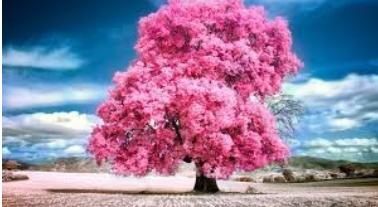
#> input picture Experiments/image.png, 378 x 207 px
$ python 'exp-32 morphol closing.py'
#> lines starting #> are read from the running program, lines starting #| are printed output that depends on the picture
import cv2
import numpy as np

img = cv2.imread('image.png', 0)
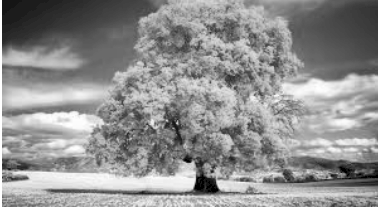
#> img: shape (207, 378); min 0, max 255, mean 143.4

kernel = np.ones((5,5), np.uint8)

closing = cv2.morphologyEx(img, cv2.MORPH_CLOSE, kernel)
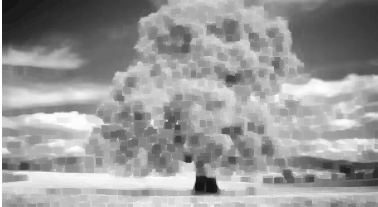
#> closing: shape (207, 378); min 21, max 255, mean 153.4

cv2.imshow("Closing", closing)
cv2.waitKey(0)
cv2.destroyAllWindows()

$ run again, with Experiments/1 exp.png copied over Experiments/image.png
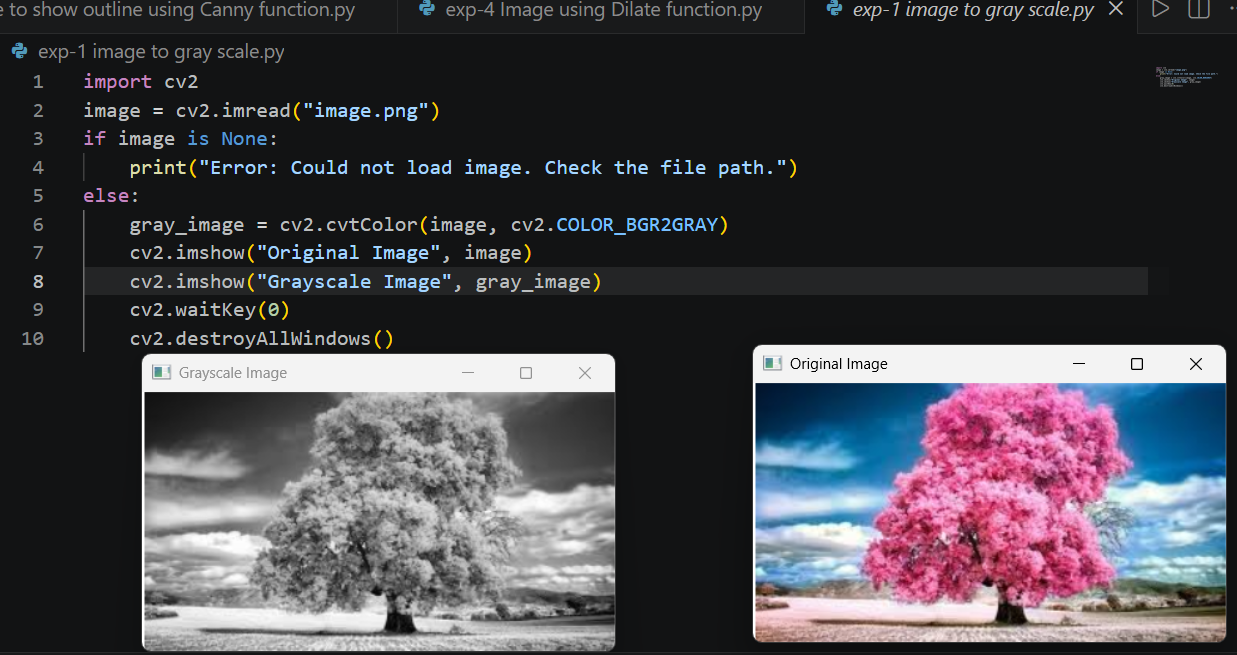
#> input picture Experiments/1 exp.png, 1237 x 655 px
#> `img = cv2.imread('image.png', 0)`:
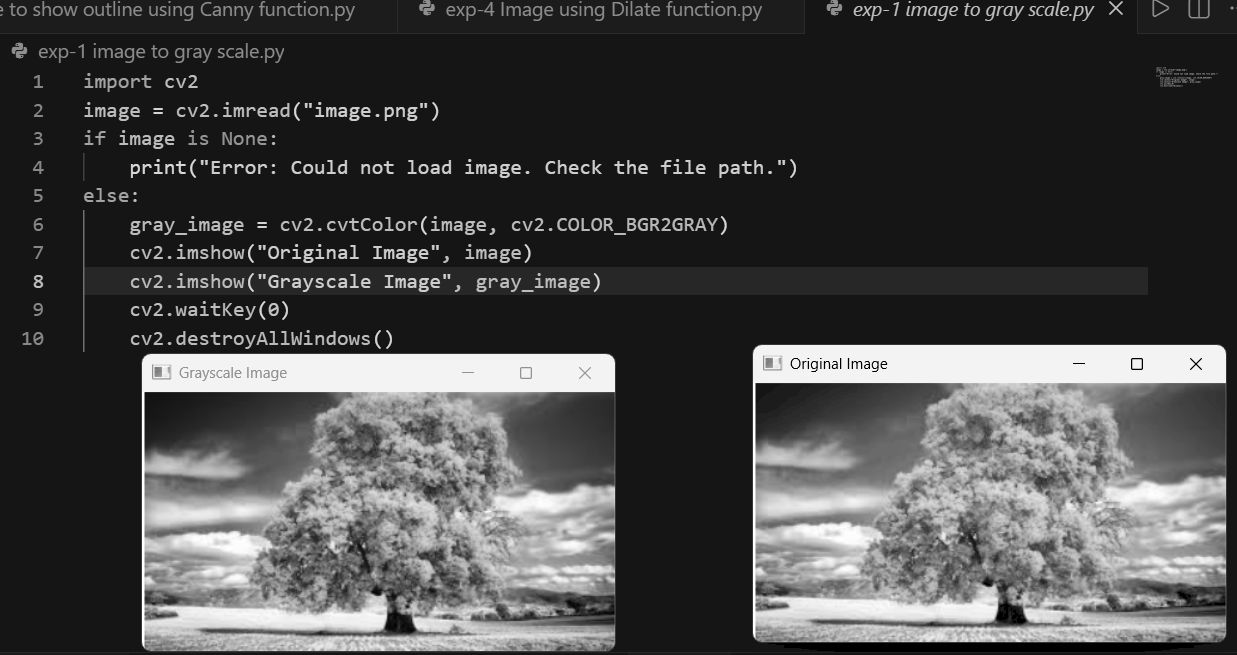
#> img: shape (655, 1237); min 0, max 255, mean 71.4
#> `closing = cv2.morphologyEx(img, cv2.MORPH_CLOSE, kernel)`:
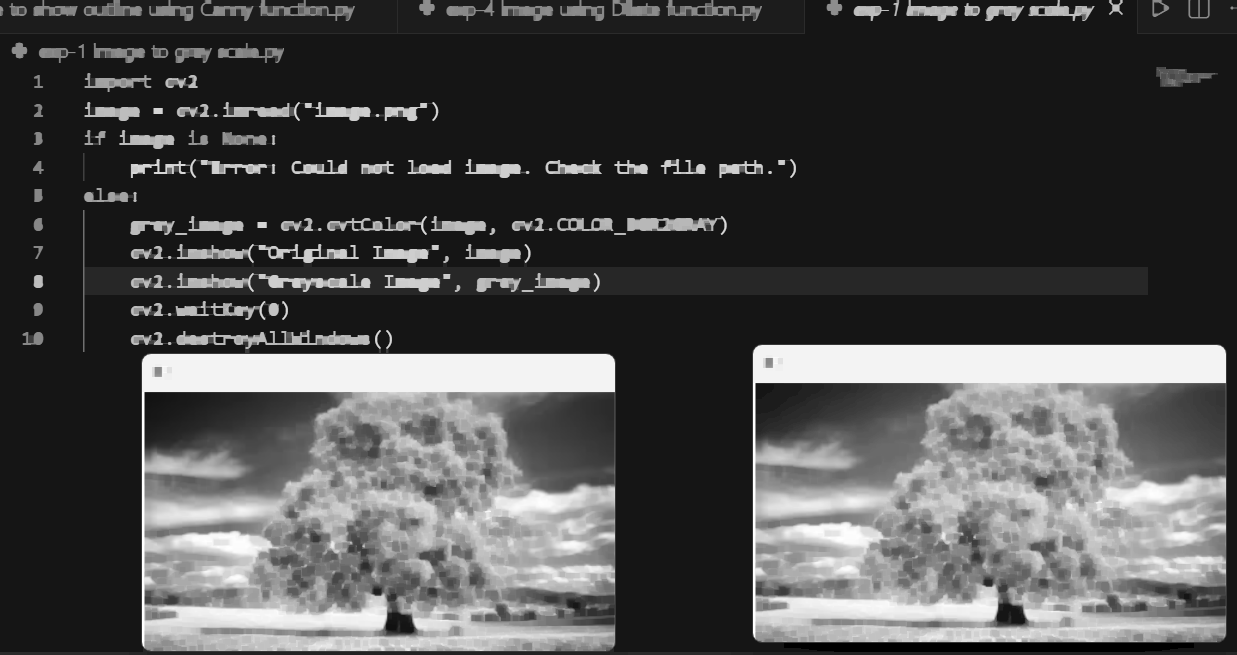
#> closing: shape (655, 1237); min 0, max 255, mean 75.8
